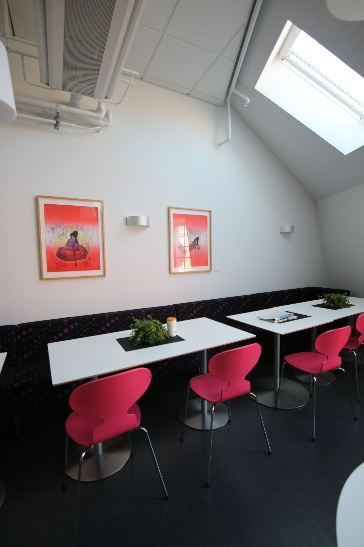
#> input picture lab2/final/part3/ImageStitching/img1_ratio01.jpg, 364 x 547 px; its folder holds 4 pictures in this run
$ python stitching.py   (Python 2 division)
#> lines starting #> are read from the running program, lines starting #| are printed output that depends on the picture
### lab2/final/part3/stitching_utils.py
import cv2
import numpy as np

def combine_images(img1, img2, H):
    """
    Combine two images together.

    Keyword arguments:
    img1 -- first image
    img2 -- second image
    H -- homography matrix
    """
    points1 = np.array([[0, 0], [0, img1.shape[0]], [img1.shape[1], img1.shape[0]], [img1.shape[1], 0]], dtype=np.float32)
    points1 = points1.reshape((-1, 1, 2))

    points2 = np.array([[0, 0], [0, img2.shape[0]], [img2.shape[1], img2.shape[0]], [img2.shape[1], 0]], dtype=np.float32)
    points2 = points2.reshape((-1, 1, 2))

    warped_points1 = cv2.perspectiveTransform(points1, H)[0]
    warped_points1 = warped_points1.astype(np.int32)
    warped_points1 = warped_points1.reshape((-1, 1, 2))

    points = np.concatenate((points2, warped_points1), axis=0)

    [x_min, y_min] = np.min(points, axis=0).ravel().astype(np.int32)
    [x_max, y_max] = np.max(points, axis=0).ravel().astype(np.int32)

    T = np.array([[1, 0, -x_min], [0, 1, -y_min], [0, 0, 1]], dtype=np.float32)

    output = cv2.warpPerspective(img1, T.dot(H), (x_max-x_min, y_max-y_min))
    output[-y_min:img2.shape[0]-y_min, -x_min:img2.shape[1]-x_min] = img2

    return output


def stitchImages(img1, img2, match = 'bf'):
    """
    Stitch two images together.

    Keyword arguments:
    img1 -- first image
    img2 -- second image
    """

    # Step1: Extract SIFT features and descriptors from both images
    sift1 = cv2.xfeatures2d.SIFT_create()
    sift2 = cv2.xfeatures2d.SIFT_create()
    keypoints1, descriptors1 = sift1.detectAndCompute(img1, None)
    keypoints2, descriptors2 = sift2.detectAndCompute(img2, None)
    # Convert keypoints to numpy arrays
    points1 = np.float32([kp.pt for kp in keypoints1]).reshape(-1, 1, 2)
    points2 = np.float32([kp.pt for kp in keypoints2]).reshape(-1, 1, 2)

    # Step2: Match features by applying Brute-Force-based or FLANN-based matching
    k = 2
    if match == 'bf':
        bf = cv2.BFMatcher()
        matches = bf.knnMatch(descriptors1, descriptors2, k)
    elif match == 'flann':
        index_params = dict(algorithm=0, trees=5)
        search_params = dict(checks=50)
        flann = cv2.FlannBasedMatcher(index_params, search_params)
        matches = flann.knnMatch(descriptors1, descriptors2, k)

    # Step3: Apply Lowe's criterion to speedily reject most outliers
    good = []
    for m, n in matches:
        if m.distance < 0.7 * n.distance:
            good.append(m)
    matches = good

    points1 = np.float32([points1[m.queryIdx] for m in matches]).reshape(-1, 1, 2)
    points2 = np.float32([points2[m.trainIdx] for m in matches]).reshape(-1, 1, 2)

    # Step4: Compute RANSAC-based Homography H
    # given the matches between image 1 and image 2
    # we compute the homography H21 that maps
    # points from image 1 to image 2
    # x2 = H21 * x1
    H = cv2.findHomography(points1, points2, cv2.RANSAC, 5.0)[0]

    # Step5: Apply inverse warping to img1

    # Step6: Merge the warped version of img1 with img2 under the same coordinate system of img2
    stiched_img = combine_images(img1, img2, H)

    return stiched_img

### lab2/final/part3/stitching.py
import os
import cv2
import matplotlib.pyplot as plt
from stitching_utils import stitchImages


IMAGE_PATH = 'ImageStitching'
IMAGE_NAME = 'img{num}_ratio01.jpg'
RESULT_PATH = 'StitchingResults'
RESULT_NAME = 'img{num1}_{num2}_stitched.jpg'
NUM_IMAGES = 6

START = False

def main():
    # check if result path exists
    if not os.path.exists(RESULT_PATH):
        os.makedirs(RESULT_PATH)
    for i in range(1, NUM_IMAGES):
        img1 = cv2.imread(IMAGE_PATH + '/' + IMAGE_NAME.format(num=i))
#> img1 is the input picture: shape (547, 364, 3); mean B, G, R 113.4, 112, 118.4
        img2 = cv2.imread(IMAGE_PATH + '/' + IMAGE_NAME.format(num=i+1))
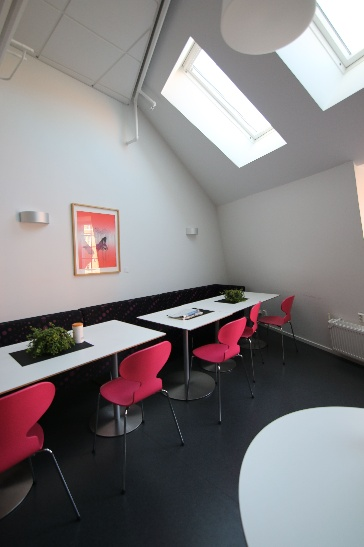
#> input picture lab2/final/part3/ImageStitching/img2_ratio01.jpg, 364 x 547 px
#> img2 is the input picture: shape (547, 364, 3); mean B, G, R 128.6, 126.9, 130.9
        stitched_img = stitchImages(img1, img2, match='bf')
#> in stitchImages, `keypoints1, descriptors1 = sift1.detectAndCompute(img1, None)`: keypoints1 = 360 keypoints; strongest (x, y, size): (83, 454, 2), (252, 335, 3), (69, 362, 27.9), (198, 335, 23.9)
#> in stitchImages, `keypoints2, descriptors2 = sift2.detectAndCompute(img2, None)`: keypoints2 = 278 keypoints; strongest (x, y, size): (162, 334, 3.1), (141, 317, 2.5), (205, 312, 3.8), (108, 339, 24.7)
#> in stitchImages, `points1 = np.float32([kp.pt for kp in keypoints1]).reshape(-1, 1, 2)`: points1 = 360 rows, first 8: [2.38, 362.5], [3.48, 359.6], [5.48, 353.2], [6.21, 16.32], [6.83, 47.85], [10.26, 101.1], [12.65, 105.3], [15.64, 319.7]
#> in stitchImages, `points2 = np.float32([kp.pt for kp in keypoints2]).reshape(-1, 1, 2)`: points2 = 278 rows, first 8: [9.58, 329.2], [9.58, 329.2], [9.58, 329.2], [9.58, 329.2], [13.22, 40.54], [13.22, 40.54], [14.36, 354.9], [14.36, 354.9]
#> in stitchImages, `matches = bf.knnMatch(descriptors1, descriptors2, k)`: matches = 360 matches
#> after the loop in stitchImages, `for m, n in matches:`: good = 120 matches
#> in stitchImages, `points1 = np.float32([points1[m.queryIdx] for m in matches]).reshape(-..`: points1 = 120 rows, first 8: [36.11, 199.3], [40.72, 276.6], [40.72, 276.6], [41.89, 202.2], [46.12, 274.2], [46.12, 274.2], [65.9, 330.3], [71.56, 326.5]
#> in stitchImages, `points2 = np.float32([points2[m.trainIdx] for m in matches]).reshape(-..`: points2 = 120 rows, first 8: [71.49, 205.6], [74.44, 273.5], [74.44, 273.5], [76.08, 208.8], [114.6, 213.2], [78.24, 271.4], [9.58, 329.2], [9.58, 329.2]
#> in stitchImages, `H = cv2.findHomography(points1, points2, cv2.RANSAC, 5.0)[0]`: H = [[1.68, 0.0317, -195.9], [0.467, 1.43, -107.1], [0.00182, 1.52e-05, 1]]
#> in combine_images, `warped_points1 = cv2.perspectiveTransform(points1, H)[0]`: warped_points1 = [[-195.9, -107.1]]
#> in combine_images, `warped_points1 = warped_points1.astype(np.int32)`: warped_points1 = [[-195, -107]]
#> in combine_images, `points = np.concatenate((points2, warped_points1), axis=0)`: points = [[0, 0], [0, 547], [364, 547], [364, 0], [-195, -107]]
#> in combine_images, `[x_min, y_min] = np.min(points, axis=0).ravel().astype(np.int32)`: x_min = -195; y_min = -107
#> in combine_images, `[x_max, y_max] = np.max(points, axis=0).ravel().astype(np.int32)`: x_max = 364; y_max = 547
#> in combine_images, `T = np.array([[1, 0, -x_min], [0, 1, -y_min], [0, 0, 1]], dtype=np.flo..`: T = [[1, 0, 195], [0, 1, 107], [0, 0, 1]]
#> in combine_images, `output = cv2.warpPerspective(img1, T.dot(H), (x_max-x_min, y_max-y_min))`:
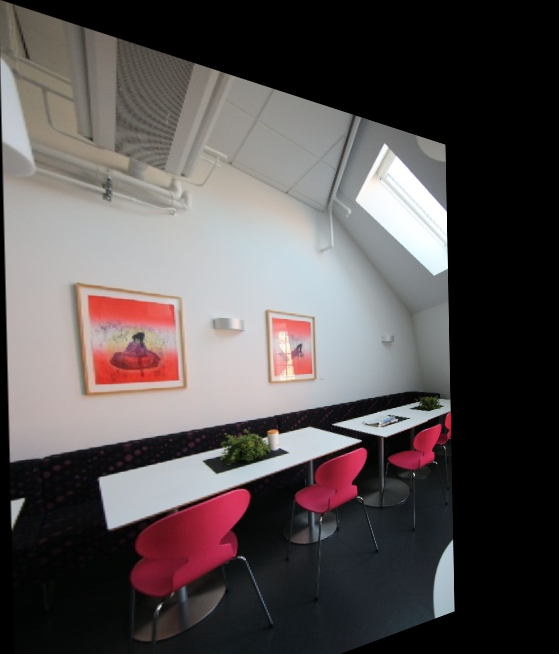
#> output: shape (654, 559, 3); mean B, G, R 81.5, 81.3, 87.5
#> in combine_images, `output[-y_min:img2.shape[0]-y_min, -x_min:img2.shape[1]-x_min] = img2`:
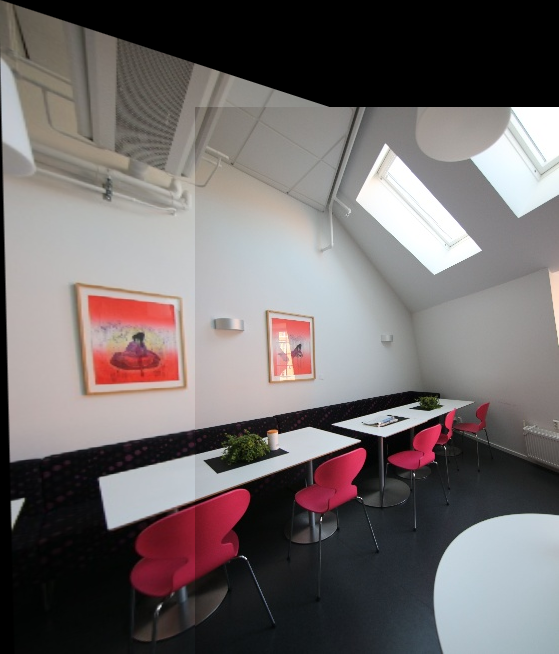
#> output: shape (654, 559, 3); mean B, G, R 106.2, 106.2, 112.6
        cv2.imwrite(RESULT_PATH + '/' + RESULT_NAME.format(num1=i, num2=i+1), stitched_img)
#> pass 2 of the loop in main, `for i in range(1, NUM_IMAGES):`:
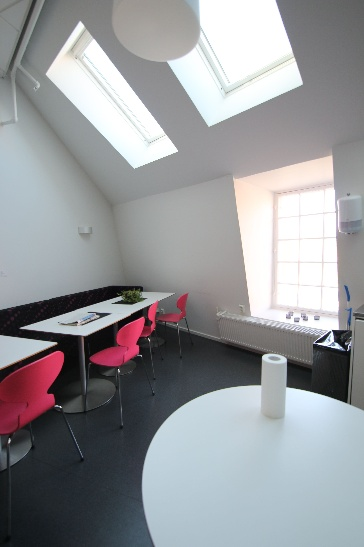
#> input picture lab2/final/part3/ImageStitching/img3_ratio01.jpg, 364 x 547 px
#> in main, img2 is the input picture: shape (547, 364, 3); mean B, G, R 153.4, 150.4, 149.1
#> keypoints1 has the same summary as keypoints2
#> keypoints2 = 230 keypoints; strongest (x, y, size): (337, 346, 3.9), (55, 343, 2.4), (9, 441, 1.9), (332, 334, 2)
#> in stitchImages (call 2), `points1 = np.float32([kp.pt for kp in keypoints1]).reshape(-1, 1, 2)`: points1 = 278 rows, first 8: [9.58, 329.2], [9.58, 329.2], [9.58, 329.2], [9.58, 329.2], [13.22, 40.54], [13.22, 40.54], [14.36, 354.9], [14.36, 354.9]
#> in stitchImages (call 2), `points2 = np.float32([kp.pt for kp in keypoints2]).reshape(-1, 1, 2)`: points2 = 230 rows, first 8: [2.52, 447.5], [4.19, 466.5], [4.79, 446.3], [4.79, 446.3], [4.96, 454.2], [5.01, 307.5], [5.06, 311.2], [9.28, 440.7]
#> in stitchImages (call 2), `matches = bf.knnMatch(descriptors1, descriptors2, k)`: matches = 278 matches
#> after the loop in stitchImages (call 2), `for m, n in matches:`: good = 53 matches
#> in stitchImages (call 2), `points1 = np.float32([points1[m.queryIdx] for m in matches]).reshape(-..`: points1 = 53 rows, first 8: [15.98, 321.6], [140.7, 317.2], [141.8, 320.1], [142.7, 421.9], [154.1, 323.2], [158, 375.9], [159, 381.4], [159, 381.4]
#> in stitchImages (call 2), `points2 = np.float32([points2[m.trainIdx] for m in matches]).reshape(-..`: points2 = 53 rows, first 8: [288.1, 34.44], [54.82, 343.2], [25.53, 330.6], [32.42, 447.5], [12.48, 370.8], [48.71, 391.8], [51.23, 396.3], [51.23, 396.3]
#> in combine_images (call 2), `warped_points1 = cv2.perspectiveTransform(points1, H)[0]`: warped_points1 = [[-222.8, -118.9]]
#> in combine_images (call 2), `warped_points1 = warped_points1.astype(np.int32)`: warped_points1 = [[-222, -118]]
#> points = [[0, 0], [0, 547], [364, 547], [364, 0], [-222, -118]]
#> x_min = -222; y_min = -118
#> T = [[1, 0, 222], [0, 1, 118], [0, 0, 1]]
#> in combine_images (call 2), `output = cv2.warpPerspective(img1, T.dot(H), (x_max-x_min, y_max-y_min))`:
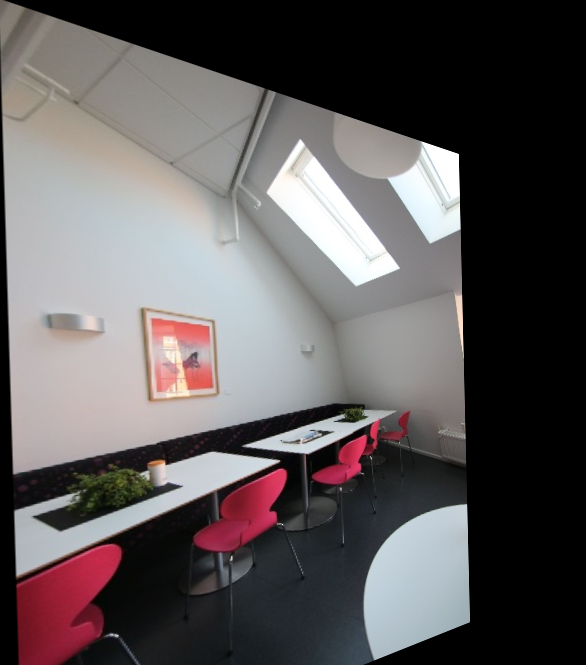
#> output: shape (665, 586, 3); mean B, G, R 90.1, 89.3, 94.1
#> in combine_images (call 2), `output[-y_min:img2.shape[0]-y_min, -x_min:img2.shape[1]-x_min] = img2`:
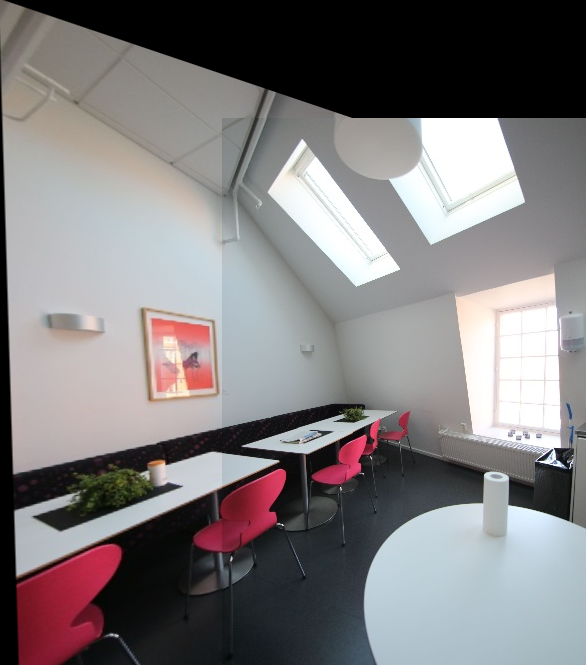
#> output: shape (665, 586, 3); mean B, G, R 125.1, 123.7, 127.3
#> pass 3 of the loop in main, `for i in range(1, NUM_IMAGES):`:
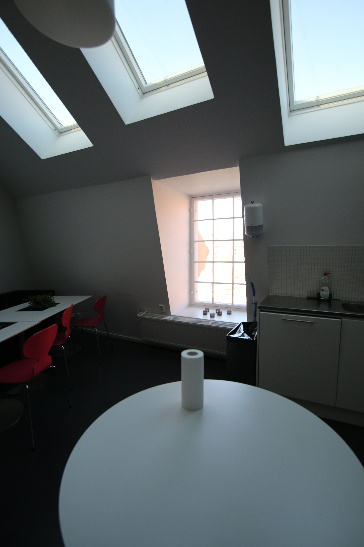
#> input picture lab2/final/part3/ImageStitching/img4_ratio01.jpg, 364 x 547 px
#> in main, img2 is the input picture: shape (547, 364, 3); mean B, G, R 99.9, 97.8, 90.6
#> keypoints1 has the same summary as keypoints2
#> keypoints2 = 182 keypoints; strongest (x, y, size): (206, 252, 75.1), (242, 326, 2), (246, 337, 3.2), (219, 314, 3.3)
#> in stitchImages (call 3), `points1 = np.float32([kp.pt for kp in keypoints1]).reshape(-1, 1, 2)`: points1 = 230 rows, first 8: [2.52, 447.5], [4.19, 466.5], [4.79, 446.3], [4.79, 446.3], [4.96, 454.2], [5.01, 307.5], [5.06, 311.2], [9.28, 440.7]
#> in stitchImages (call 3), `points2 = np.float32([kp.pt for kp in keypoints2]).reshape(-1, 1, 2)`: points2 = 182 rows, first 8: [16.31, 83.67], [19.69, 87.85], [22.03, 319.7], [22.03, 319.7], [23.18, 47.07], [25.97, 304.6], [36.01, 317.4], [36.14, 103.6]
#> in stitchImages (call 3), `matches = bf.knnMatch(descriptors1, descriptors2, k)`: matches = 230 matches
#> after the loop in stitchImages (call 3), `for m, n in matches:`: good = 42 matches
#> in stitchImages (call 3), `points1 = np.float32([points1[m.queryIdx] for m in matches]).reshape(-..`: points1 = 42 rows, first 8: [95.28, 77.78], [99.32, 82.65], [114.8, 101.3], [119.3, 298.3], [128.1, 310], [143.5, 294.3], [159.5, 303.6], [165.7, 147.4]
#> in stitchImages (call 3), `points2 = np.float32([points2[m.trainIdx] for m in matches]).reshape(-..`: points2 = 42 rows, first 8: [36.14, 103.6], [36.14, 103.6], [36.14, 103.6], [25.97, 304.6], [36.01, 317.4], [55.94, 298.7], [74.31, 307.7], [78.91, 140]
#> in combine_images (call 3), `warped_points1 = cv2.perspectiveTransform(points1, H)[0]`: warped_points1 = [[-150.9, -73.58]]
#> in combine_images (call 3), `warped_points1 = warped_points1.astype(np.int32)`: warped_points1 = [[-150, -73]]
#> points = [[0, 0], [0, 547], [364, 547], [364, 0], [-150, -73]]
#> x_min = -150; y_min = -73
#> T = [[1, 0, 150], [0, 1, 73], [0, 0, 1]]
#> in combine_images (call 3), `output = cv2.warpPerspective(img1, T.dot(H), (x_max-x_min, y_max-y_min))`:
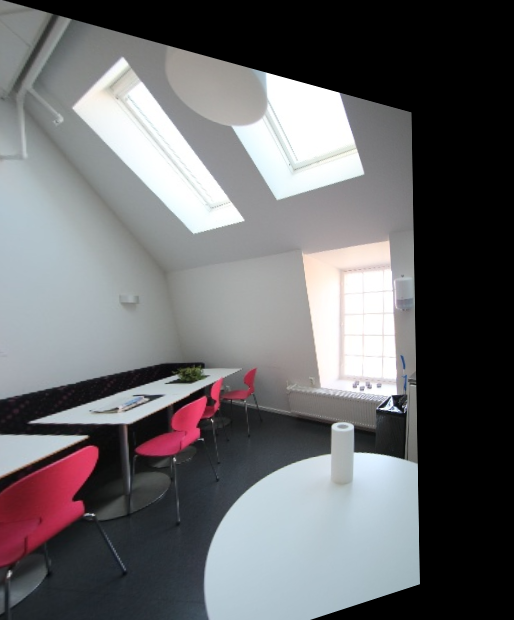
#> output: shape (620, 514, 3); mean B, G, R 108.6, 106.3, 106.5
#> in combine_images (call 3), `output[-y_min:img2.shape[0]-y_min, -x_min:img2.shape[1]-x_min] = img2`:
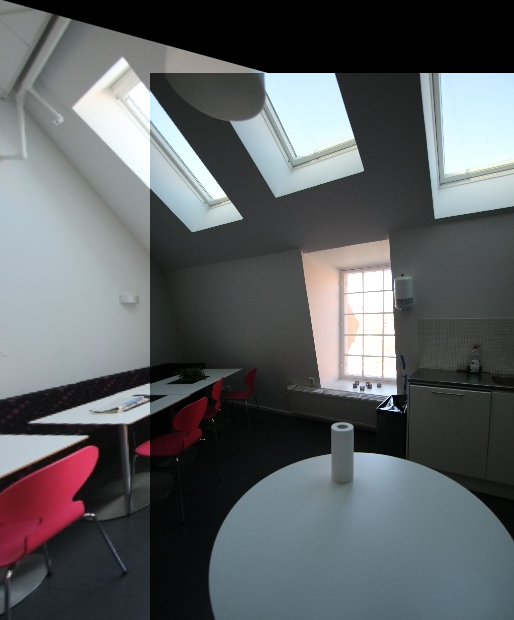
#> output: shape (620, 514, 3); mean B, G, R 99, 96.6, 93.1
#> the loop made 4 passes; the first 3 are shown


if __name__ == '__main__':
#> (the run stopped early here; a loop or call above may not have finished)
